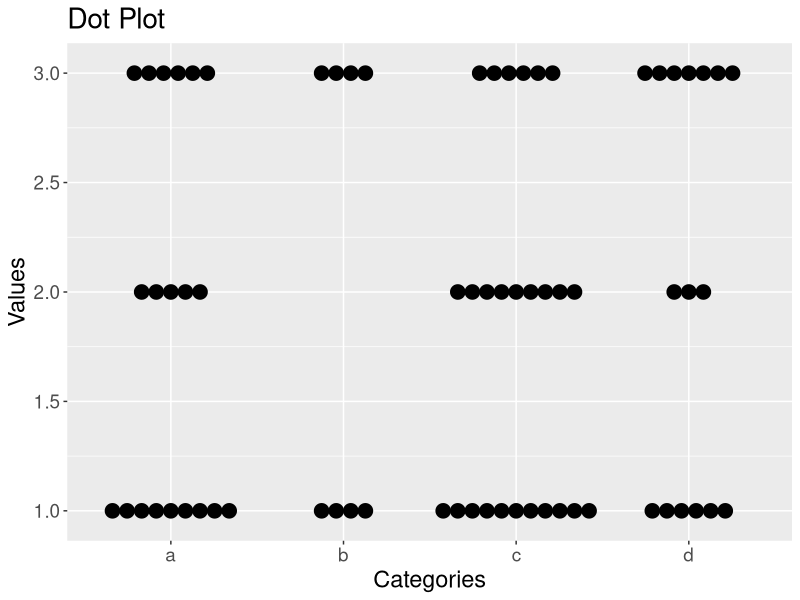
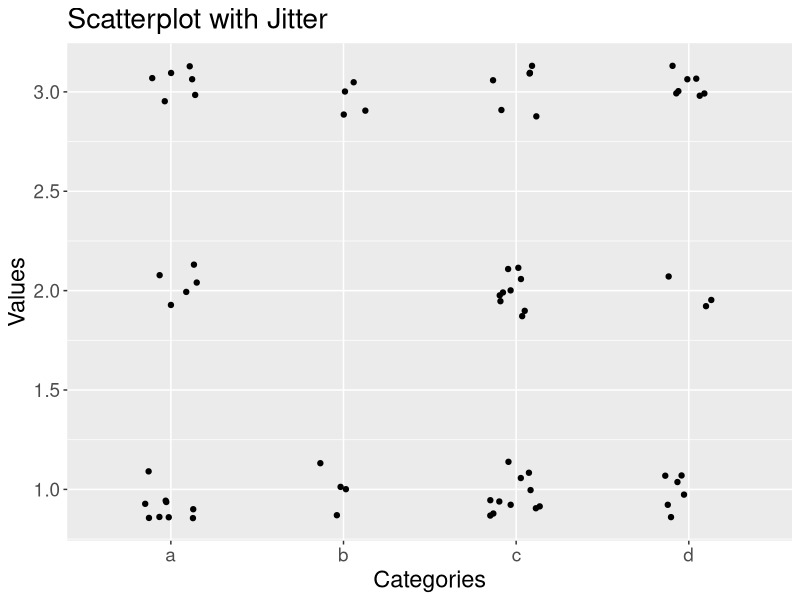
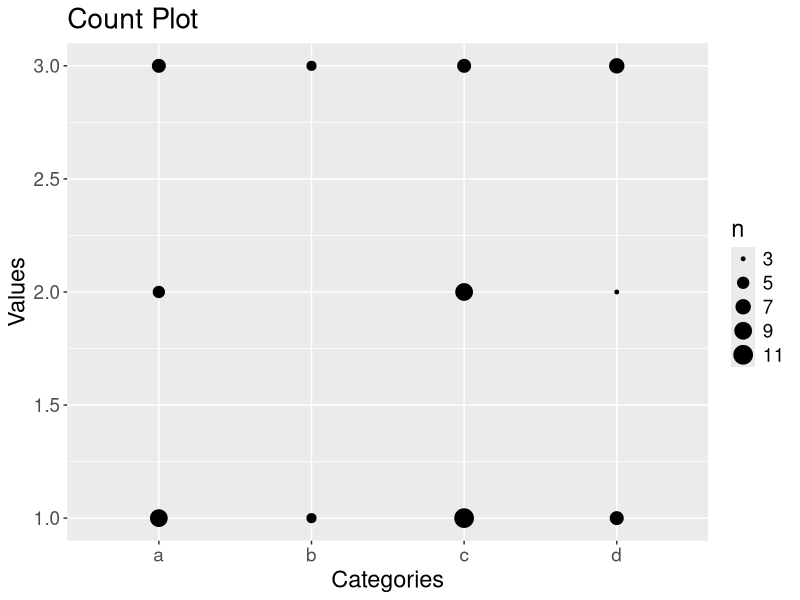
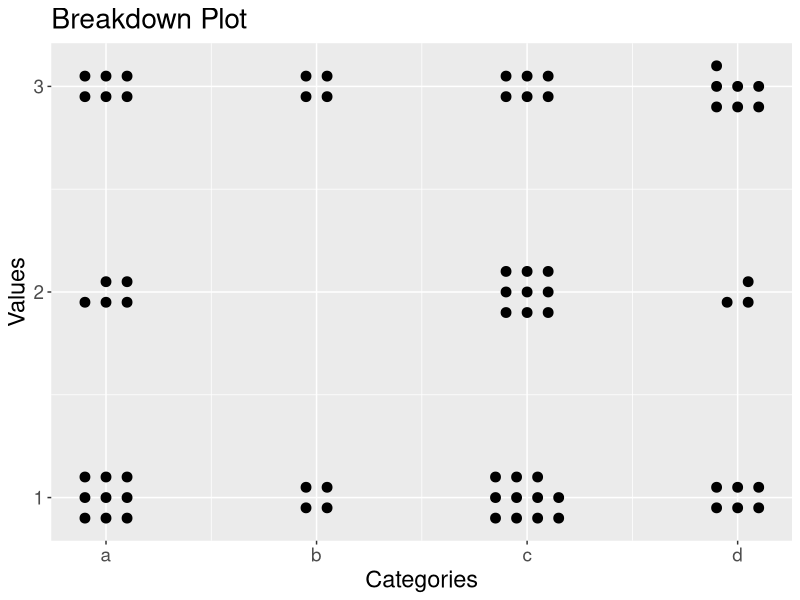

Source code (R) for these figures, in order:
library(tidyverse)

n <- 70
categories <- 4
values <- 3
set.seed(20170621)
categories_vector <- sample(letters[1:categories], n, replace = TRUE)
values_vector <- sample(1:values , n, replace = TRUE)
df <- data.frame(categories_vector,values_vector)

ggplot(df, aes( x = categories_vector, y = values_vector)) +
  geom_dotplot(binaxis = 'y', stackdir = 'center') +
  theme( text = element_text( size = 17 ) ) +
  ggtitle( "Dot Plot" ) +
  labs( x = "Categories", y = "Values" )

ggplot(df, aes( x = categories_vector, y = values_vector)) +
  geom_jitter(width = 0.15, height = 0.15) +
  theme( text = element_text( size = 17 ) ) +
  ggtitle( "Scatterplot with Jitter" ) +
  labs( x = "Categories", y = "Values" )

ggplot(df, aes( x = categories_vector, y = values_vector)) +
  geom_count() +
  theme( text = element_text( size = 17 ) ) +
  ggtitle( "Count Plot" ) +
  labs( x = "Categories", y = "Values" )


dpxy <- function(n,dot){  
  size <- ceiling(sqrt(n))
  yc <- (dot-1) %/% size
  xc <- (dot-1) %% size
  if ((yc %% 2)==1) {xc <- (size-1)-xc} # reverse direction every second row
  yc <- yc - ((n-1) %/% size)/2 # shift centre of cluster down
  xc <- xc - (size-1)/2 # shift centre of cluster left
  return(c(xc,yc))
}

# plot sizes - move outside of the loops when all dimensions finalised.
size_dot <- 3 # dot size in scatterplot
size_bdot_x <- 0.1 # horizontal size of gap between dots 
size_bdot_y <- 0.1 # vertical size of gap between dots
size_gaps_x <- 1 # horizontal gaps between clusters
size_gaps_y <- 1 # vertical gaps between clusters

freq_table <- table(df$categories_vector,df$values_vector)
count_table <- freq_table

xlabels <- levels(factor(df$categories_vector))
ylabels <- levels(factor(df$values_vector))

for (i in 1:n) {
  df$xc[i] <- NA
  df$yc[i] <- NA
  row_name <- df$categories_vector[i] # get category of data point i
  cell_row <- match(row_name, rownames(freq_table)) # find which row in the freq_table it is
  
  col_name <- df$values_vector[i]
  cell_col <- match(col_name, colnames(freq_table))
  
  total_dots <- freq_table[cell_row, cell_col]
  current_dot <- count_table[cell_row, cell_col]
  count_table[cell_row, cell_col] <- count_table[cell_row, cell_col] - 1
  coords_xy <- dpxy(total_dots, current_dot)
  df$xc[i] <- size_gaps_x * match(row_name, xlabels) + size_bdot_x * coords_xy[1]
  df$yc[i] <- size_gaps_y * match(col_name, ylabels) + size_bdot_y * coords_xy[2]
  
}

ggplot(df, aes( x = xc, y = yc)) + 
  scale_x_continuous(breaks = size_gaps_x * c(1:length(xlabels)), labels = xlabels) +
  scale_y_continuous(breaks = size_gaps_y * c(1:length(ylabels)), labels = ylabels) +
  geom_point(size = size_dot, na.rm = TRUE) + 
  theme( text = element_text( size = 17 ) ) +
  ggtitle( "Breakdown Plot" ) +
  labs( x = "Categories", y = "Values" )
